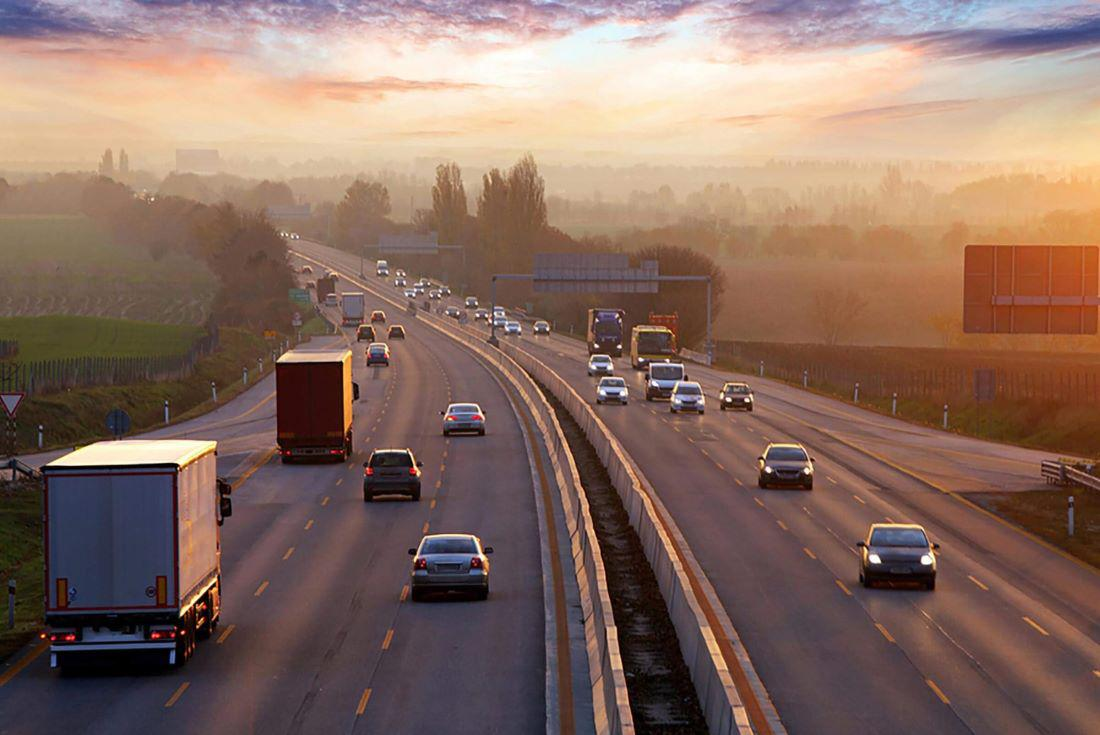
#> input picture Images/img.jpg, 1100 x 735 px, found by its file name
$ jupyter execute '5 - Extracting the RGB Values of a Pixel .ipynb'
#> lines starting #> are read from the running program, lines starting #| are printed output that depends on the picture
## 5 - Extracting the RGB Values of a Pixel

[cell 1]
import cv2
import numpy as np
import matplotlib.pyplot as plt

[cell 2]
image = cv2.imread("/Users/alireza/Coding/OpenCV_Learning/OpenCV_Learnings/Images/img.jpg")
#> image is the input picture: shape (735, 1100, 3); mean B, G, R 98.3, 109.4, 136.2
B , G , R = image[100 , 10]  # number of pixel
#> B = 164; G = 208; R = 239
    #if dont put [100 , 10] size ====> ERROR ========> we are randomly choosing a pixel
print("The value of B is {} and G is {} and R is {}".format(B,G,R))
#| The value of B is 164 and G is 208 and R is 239


B = image[100 ,10 ,0]
print("B is {}".format(B))
#| B is 164

G = image[100 ,10 ,1]
print("G is {}".format(G))
#| G is 208

R = image[100 ,10 ,2]
print("R is {}".format(R))
#| R is 239

[cell 3]
import cv2

image = cv2.imread('/Users/alireza/Coding/OpenCV_Learning/OpenCV_Learnings/Images/img.jpg')
image = cv2.cvtColor(image , cv2.COLOR_BGR2RGB)

R,G,B = cv2.split(image)
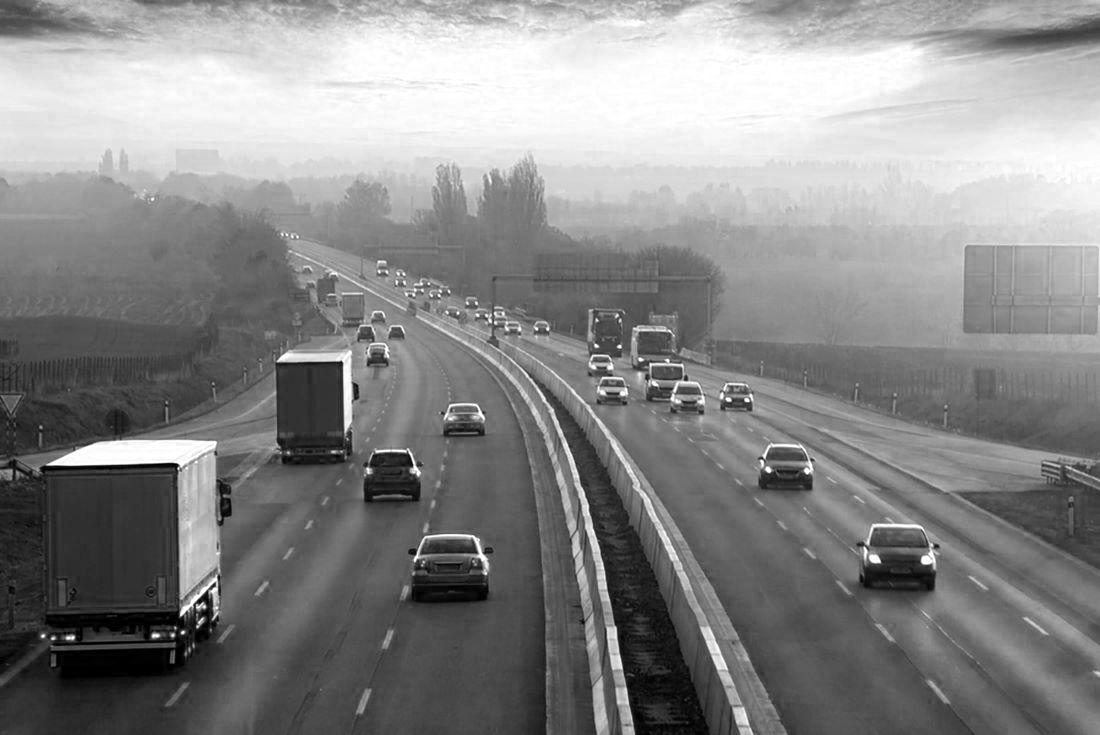
#> R: shape (735, 1100); min 0, max 255, mean 136.2
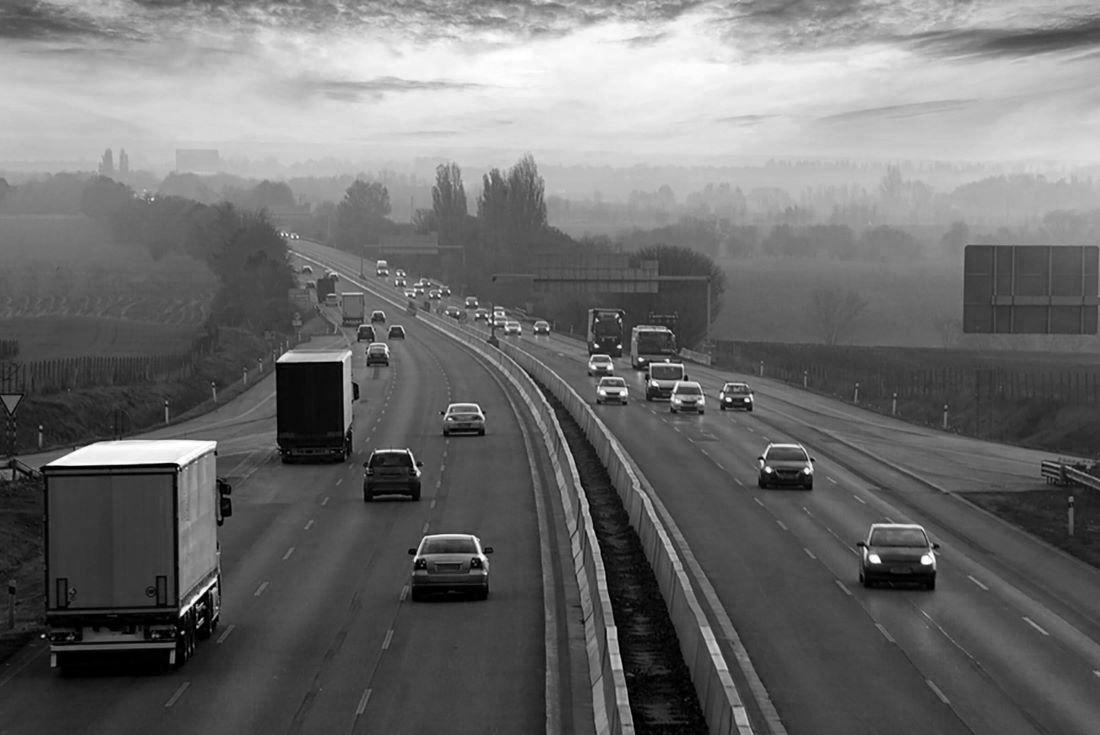
#> G: shape (735, 1100); min 0, max 255, mean 109.4
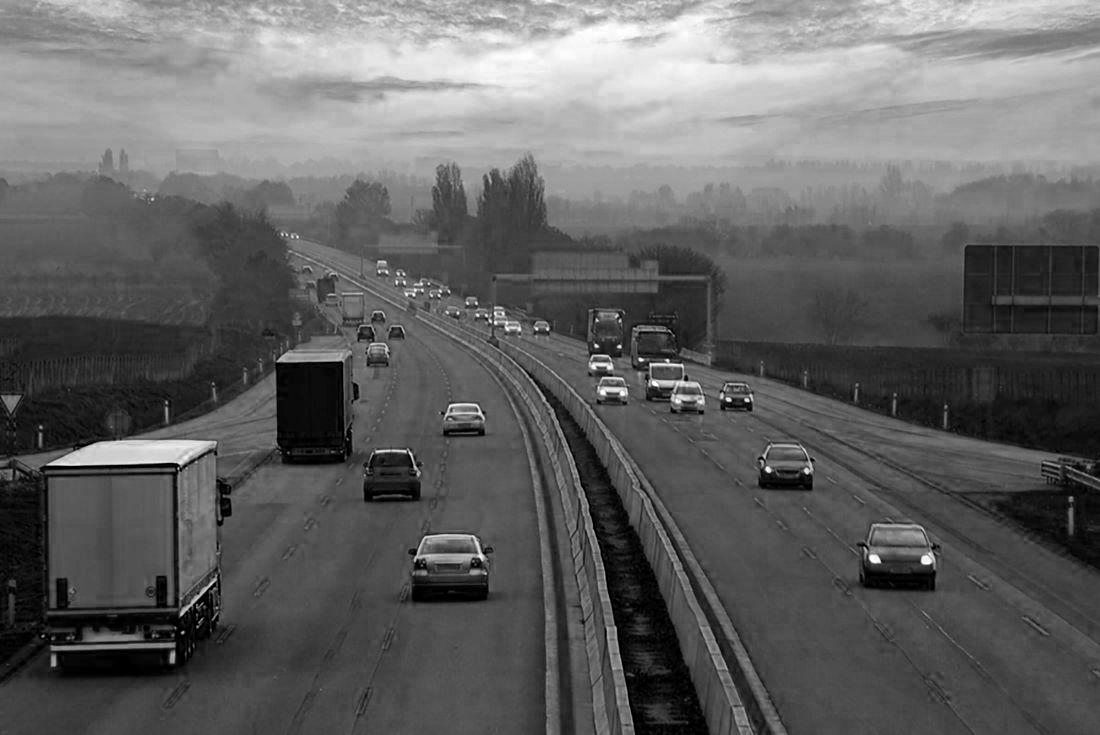
#> B: shape (735, 1100); min 0, max 255, mean 98.3
# Corresponding channels are separated

plt.imshow(image)

$ run again, with Images/cow.jpg copied over Images/img.jpg
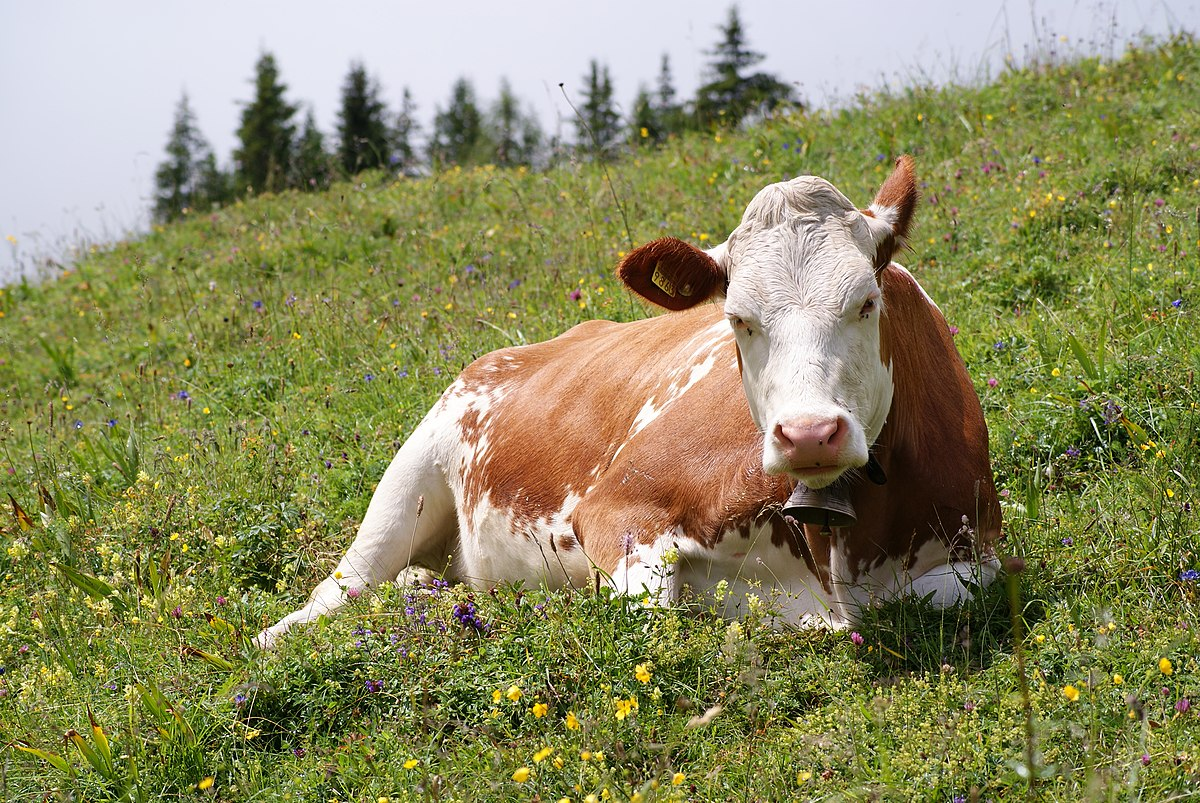
#> input picture Images/cow.jpg, 1200 x 803 px, found by its file name
#> image is the input picture: shape (803, 1200, 3); mean B, G, R 95, 137.6, 139.3
#> `B , G , R = image[100 , 10]`: B = 235; G = 220; R = 217
#| The value of B is 235 and G is 220 and R is 217
#| B is 235
#| G is 220
#| R is 217
#> `R,G,B = cv2.split(image)`:
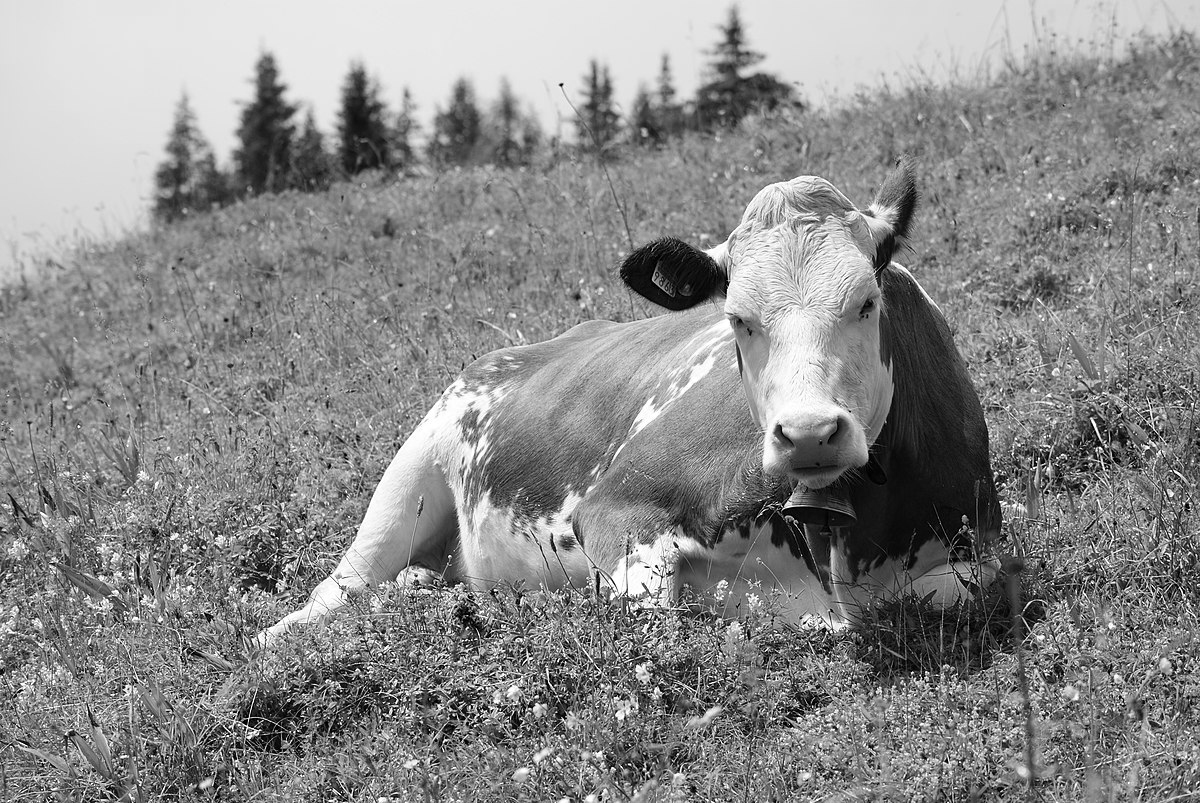
#> G: shape (803, 1200); min 0, max 255, mean 137.6
#> `R,G,B = cv2.split(image)`:
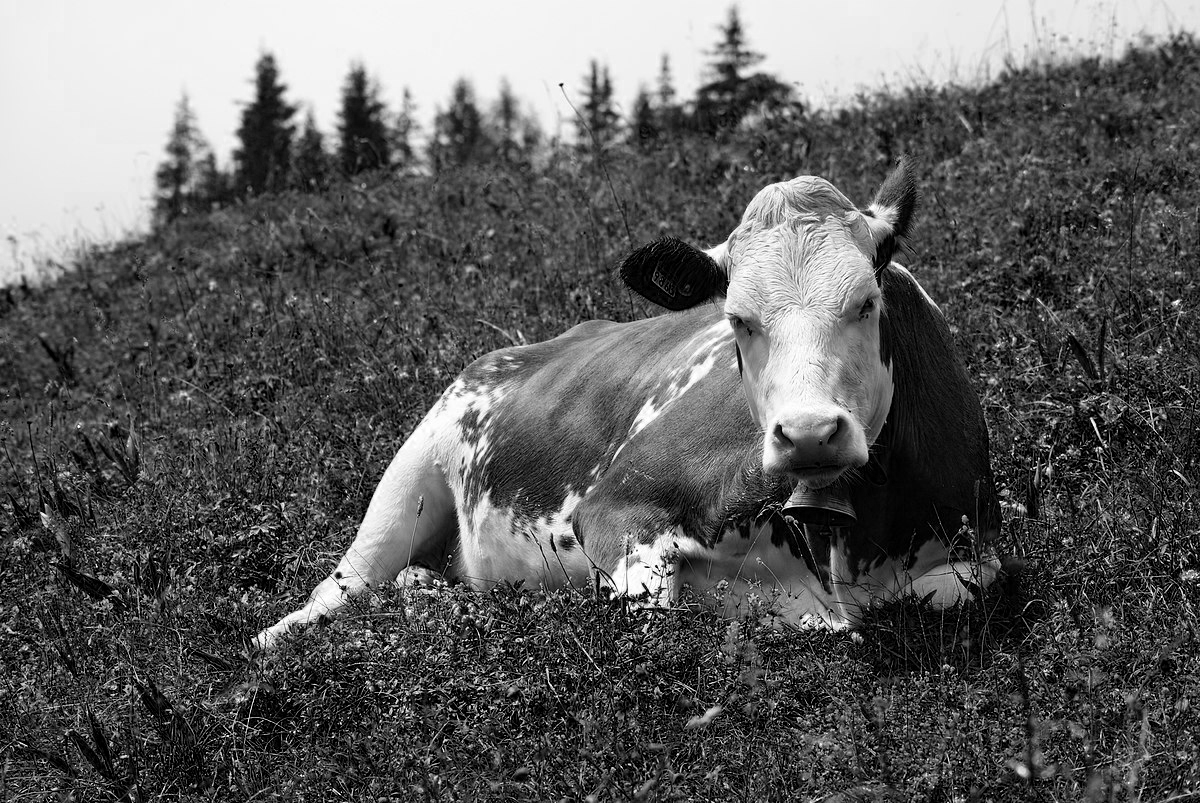
#> B: shape (803, 1200); min 0, max 255, mean 95
